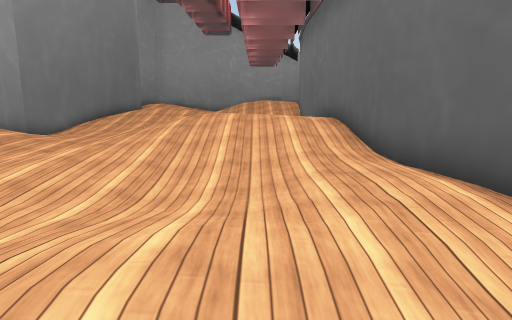
view 1 (above)

12 first-person views from a walk through a 3-D level made in the Unity game engine. The camera is 1.4 m above the floor, tilts 10° down and sees 70° across. The floor is counted in squares, 1 m on a side. Each view is taken from the middle of a square. On the plan, view 1 faces up. The plan holds only what a view shows up to about 16 squares ahead; the rest is blank. The place goes on beyond the plan. Some surface patterns are stand-ins.

view 2
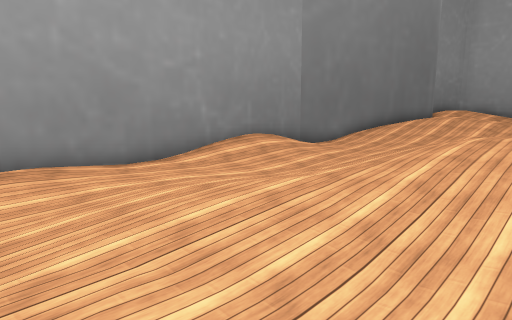

view 3
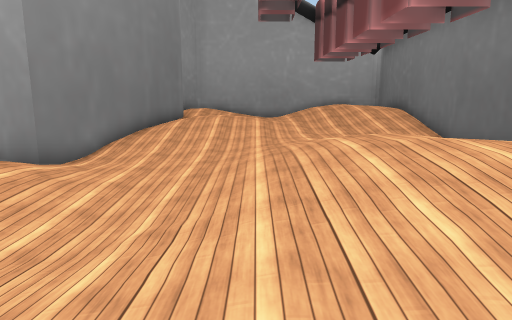

view 4
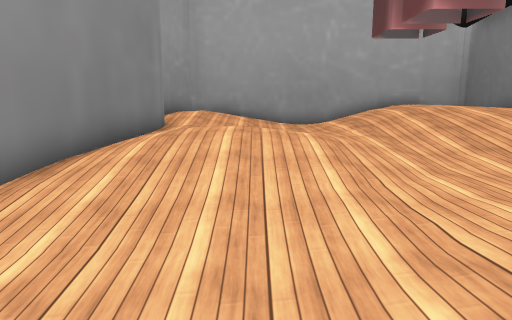

view 5
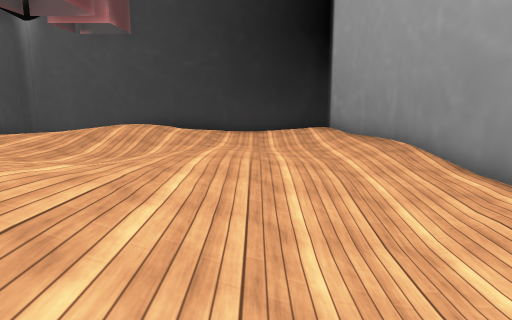

view 6
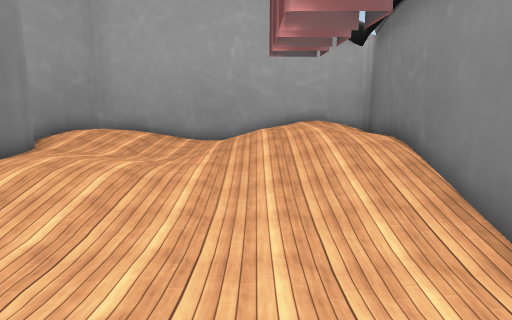

view 7
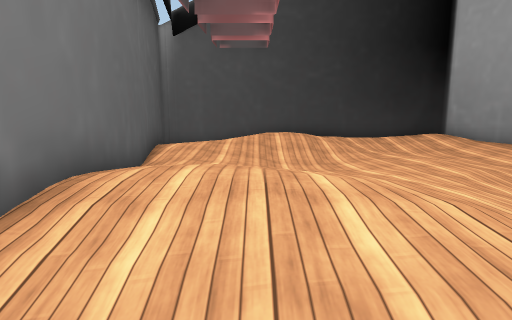

view 8
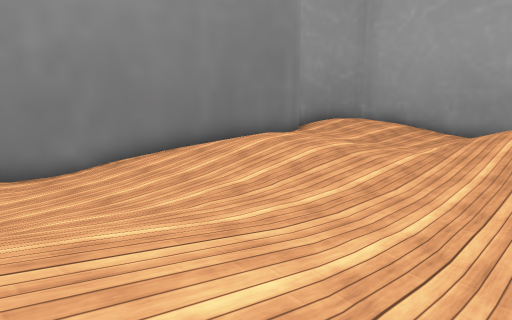

view 9
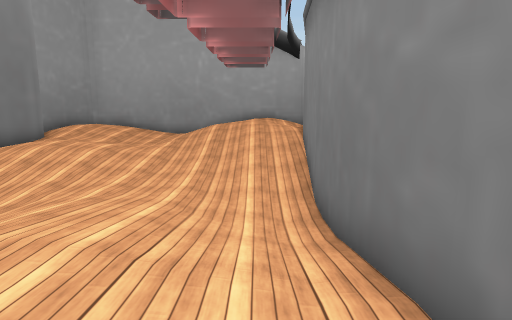

view 10
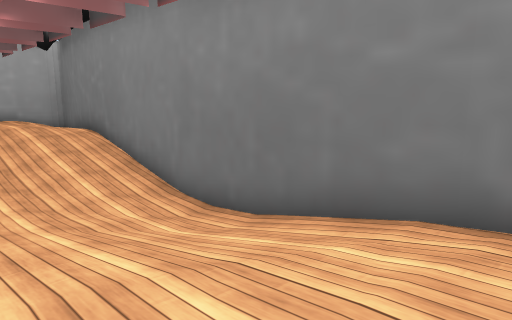

view 11
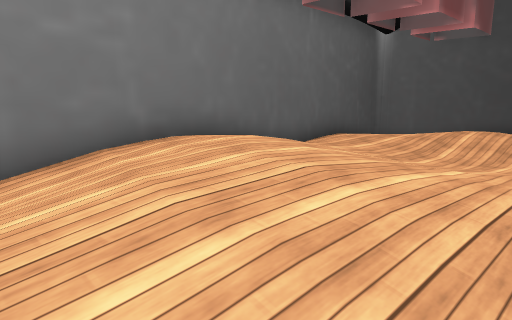

view 12
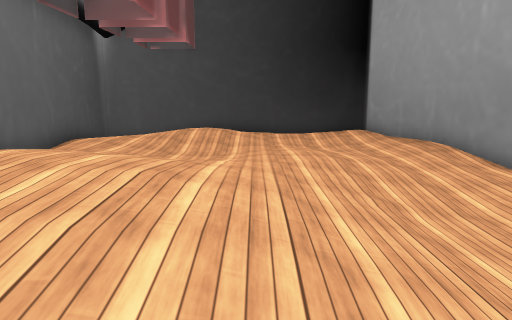

### Floor plan
Key: @ floor where view 1 was taken; # wall or solid block; . main floor; : floor 0.25 m higher than the main floor; - floor 0.25 m lower than the main floor; + floor 0.5 m higher than the main floor; _ floor 0.5 m lower than the main floor; * floor 0.75 m higher than the main floor; < floor 0.75 m lower than the main floor; / step, stairs or slope.
Columns run from 10 left of view 1 to 4 right of it. Each row starts with its distance up from view 1.
 30   #############
 29   #+:...   **/#
 28  ##+:.-./ **+ #
 27  #++:.-.:+**  #
 26  #:+:.-.:+***#
 25  ##::...:/***#
 24   #::...:++**#
 23   #:::::::/**#
 22  ##:++::../++#
 21  #.:++:.../::#
 20  #..:::..-..:#
 19  #-......--..#
 18  #----...----#
 17 ##__---...--##
 16 #____--.:..-#
 15 #____-..::/.#
 14 #/___-.:++//#
 13 #.___-.:+++:#
 12 #//__-.:++++##
 11 #/_<_-.:+++++#
 10 #/_<_-.::++++#
  9 #-___-..:::::#
  8 ##__--.....:.#
  7  #__--..--...#
  6  #----.----..#
  5  #-_-------..#
  4  #-__-----...#
  3  #-____-.....#
  2  #-____-.:..- #
  1  ##-___-.     #
  0   #-----  @   #
 -1   #############

Positions as (right, up) in squares from view 1, and headings:
1: (0, 0), facing up
2: (0, 3), facing up-left
3: (-4, 6), facing up
4: (-5, 14), facing up
5: (-5, 14), facing down
6: (-1, 14), facing up
7: (0, 15), facing down
8: (1, 14), facing up-left
9: (1, 10), facing up
10: (-2, 11), facing up-right
11: (-4, 15), facing down-right
12: (-3, 16), facing down
